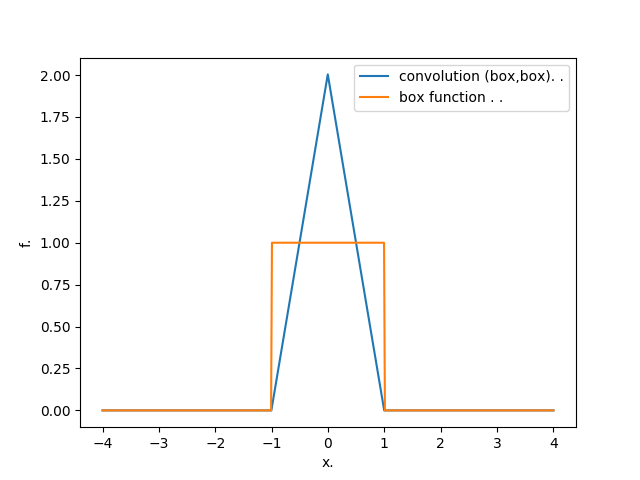

The Python source for this figure:
import numpy as np
import matplotlib.pyplot as plt

def box(r):
  box=np.zeros(len(r))
  for i in range(len(r)):
    if abs(r[i])<1:
      box[i]=1
  return box 

n=512
xmin=-4
xmax=4
dx=(xmax-xmin)/(n-1) 

x=np.zeros(n) 
fx=np.zeros(2*n)
for i in range(n):
  x[i]=xmin+i*dx
  if abs(x[i])<1:
    fx[i]=1

dft=np.fft.fft(fx)/np.sqrt(n)
mult=dft*dft
inv=np.fft.ifft(mult)*np.sqrt(n)
inv=dx*np.sqrt(n)*inv 

x_new=np.linspace(-(n-1)*dx/2,(n-1)*dx/2,2*n) 
plt.plot(x_new,np.real(inv),label='convolution (box,box). .')
plt.plot(x,box(x),label='box function . .')
plt.xlabel('x.')
plt.ylabel('f.')
plt.legend() 
plt.show() 
